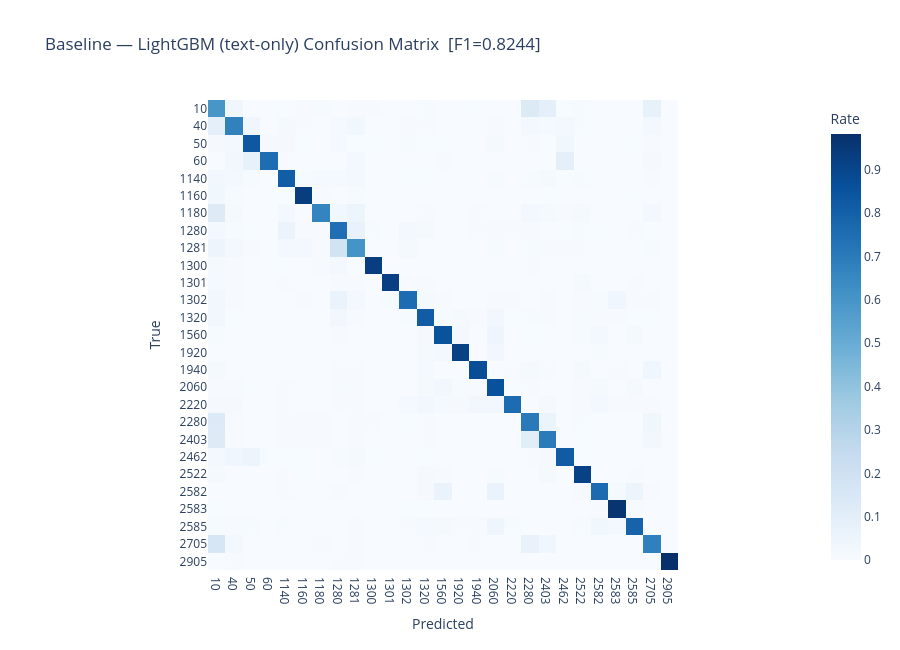
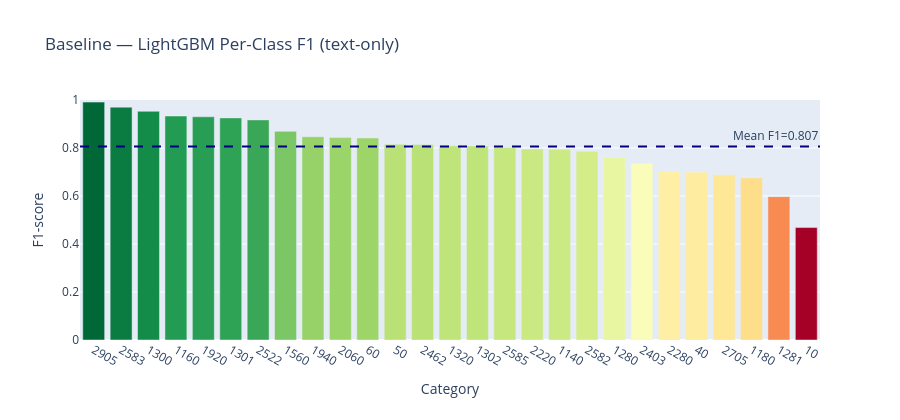

Notebook cell for these charts, in order:
### Code cell
os.makedirs('../docs/figures', exist_ok=True)

fig_cm_lgb = plot_confusion_matrix_fig(
    y_val, y_pred_lgb_text, le.classes_,
    f'Baseline — LightGBM (text-only) Confusion Matrix  [F1={f1_lgb_text:.4f}]',
)
try:
    fig_cm_lgb.write_image('../docs/figures/mod_fig1a_lgb_text_confusion.png', scale=2)
except Exception:
    pass
fig_cm_lgb.show()

fig_f1_lgb = plot_per_class_f1(
    y_val, y_pred_lgb_text, le.classes_,
    'Baseline — LightGBM Per-Class F1 (text-only)',
)
try:
    fig_f1_lgb.write_image('../docs/figures/mod_fig1b_lgb_text_per_class_f1.png', scale=2)
except Exception:
    pass
fig_f1_lgb.show()

### Figure 1 — Plotly figure (JSON) as saved in the notebook; plotly's stock layout.template omitted (floating-point values rounded to 4 significant figures; data arrays with more than 128 entries replaced by an {"elided": "..."} marker saying what was removed)
{"data": [{"coloraxis": "coloraxis", "hovertemplate": "Predicted: %{x}<br>True: %{y}<br>Rate: %{z}<extra></extra>", "name": "0", "type": "heatmap", "x": ["10", "40", "50", "60", "1140", "1160", "1180", "1280", "1281", "1300", "1301", "1302", "1320", "1560", "1920", "1940", "2060", "2220", "2280", "2403", "2462", "2522", "2582", "2583", "2585", "2705", "2905"], "xaxis": "x", "y": ["10", "40", "50", "60", "1140", "1160", "1180", "1280", "1281", "1300", "1301", "1302", "1320", "1560", "1920", "1940", "2060", "2220", "2280", "2403", "2462", "2522", "2582", "2583", "2585", "2705", "2905"], "yaxis": "y", "z": {"elided": "27x27 float values"}}], "layout": {"coloraxis": {"colorbar": {"title": {"text": "Rate"}}, "colorscale": [[0, "rgb(247,251,255)"], [0.125, "rgb(222,235,247)"], [0.25, "rgb(198,219,239)"], [0.375, "rgb(158,202,225)"], [0.5, "rgb(107,174,214)"], [0.625, "rgb(66,146,198)"], [0.75, "rgb(33,113,181)"], [0.875, "rgb(8,81,156)"], [1, "rgb(8,48,107)"]]}, "height": 650, "title": {"text": "Baseline — LightGBM (text-only) Confusion Matrix  [F1=0.8244]"}, "xaxis": {"anchor": "y", "constrain": "domain", "domain": [0, 1], "scaleanchor": "y", "title": {"text": "Predicted"}}, "yaxis": {"anchor": "x", "autorange": "reversed", "constrain": "domain", "domain": [0, 1], "title": {"text": "True"}}}}

### Figure 2 — Plotly figure (JSON) as saved in the notebook; plotly's stock layout.template omitted (floating-point values rounded to 4 significant figures)
{"data": [{"hovertemplate": "Category=%{x}<br>F1-score=%{marker.color}<extra></extra>", "legendgroup": "", "marker": {"color": [0.9913, 0.9703, 0.953, 0.9333, 0.9301, 0.9255, 0.9171, 0.8695, 0.8468, 0.8434, 0.8418, 0.8151, 0.8147, 0.8089, 0.8086, 0.802, 0.7962, 0.7952, 0.7861, 0.7604, 0.7364, 0.7023, 0.6995, 0.6886, 0.6755, 0.5974, 0.4685], "coloraxis": "coloraxis", "pattern": {"shape": ""}}, "name": "", "orientation": "v", "showlegend": false, "textposition": "auto", "type": "bar", "x": ["2905", "2583", "1300", "1160", "1920", "1301", "2522", "1560", "1940", "2060", "60", "50", "2462", "1320", "1302", "2585", "2220", "1140", "2582", "1280", "2403", "2280", "40", "2705", "1180", "1281", "10"], "xaxis": "x", "y": [0.9913, 0.9703, 0.953, 0.9333, 0.9301, 0.9255, 0.9171, 0.8695, 0.8468, 0.8434, 0.8418, 0.8151, 0.8147, 0.8089, 0.8086, 0.802, 0.7962, 0.7952, 0.7861, 0.7604, 0.7364, 0.7023, 0.6995, 0.6886, 0.6755, 0.5974, 0.4685], "yaxis": "y"}], "layout": {"annotations": [{"showarrow": false, "text": "Mean F1=0.807", "x": 1, "xanchor": "right", "xref": "x domain", "y": 0.8066, "yanchor": "bottom", "yref": "y"}], "barmode": "relative", "coloraxis": {"colorbar": {"title": {"text": "F1-score"}}, "colorscale": [[0, "rgb(165,0,38)"], [0.1, "rgb(215,48,39)"], [0.2, "rgb(244,109,67)"], [0.3, "rgb(253,174,97)"], [0.4, "rgb(254,224,139)"], [0.5, "rgb(255,255,191)"], [0.6, "rgb(217,239,139)"], [0.7, "rgb(166,217,106)"], [0.8, "rgb(102,189,99)"], [0.9, "rgb(26,152,80)"], [1, "rgb(0,104,55)"]], "showscale": false}, "height": 420, "legend": {"tracegroupgap": 0}, "shapes": [{"line": {"color": "navy", "dash": "dash"}, "type": "line", "x0": 0, "x1": 1, "xref": "x domain", "y0": 0.8066, "y1": 0.8066, "yref": "y"}], "title": {"text": "Baseline — LightGBM Per-Class F1 (text-only)"}, "xaxis": {"anchor": "y", "domain": [0, 1], "title": {"text": "Category"}}, "yaxis": {"anchor": "x", "domain": [0, 1], "range": [0, 1], "title": {"text": "F1-score"}}}}
